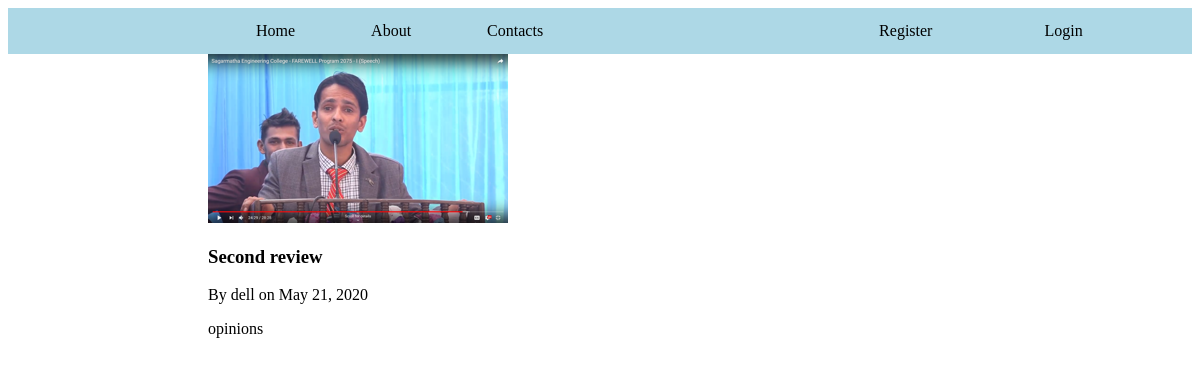
/myapp/post/3/, run on the app's committed database.
### myapp/models.py (models this page shows, shortened)
class Post(models.Model):
	book_name = models.CharField(max_length=100)
	content = models.TextField()
	date = models.DateTimeField(default=timezone.now)
	writer = models.ForeignKey(User,on_delete=models.CASCADE)

### users/models.py (models this page shows, shortened)
class Profile(models.Model):
	user = models.OneToOneField(User, on_delete = models.CASCADE)
	image = models.ImageField(default = 'default.jpg', upload_to = 'profile_pics')

### myapp/views.py (the view)
# urls.py: path('post/<int:pk>/',  PostDetailView.as_view() , name='post-detail' ),
class PostDetailView(DetailView):
	model = Post

### myapp/templates/myapp/post_detail.html
{% extends "myapp/base.html" %}
{% block content%}
	<img class = " rounded-circle" src="{{ object.writer.profile.image.url }}">
	<h3>{{ object.book_name }}</h3>
	<p>By {{ object.writer }} on {{ object.date|date:"F d, Y" }}</p>
	<p>{{object.content }}</p>
{% endblock %}

### data on the page
Post: writer.profile.image (picture), book_name "Second review", writer "dell", date "May 21, 2020", content "opinions"
